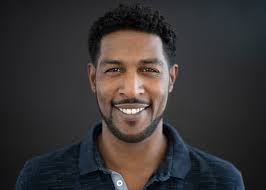
#> input picture face.jpg, 266 x 190 px, found by its file name
$ python index.py
#> lines starting #> are read from the running program, lines starting #| are printed output that depends on the picture; after the words box and inside, x2 and y2 are one past the last pixel; in counts of white or black regions, pixels touching at a corner belong together
import numpy as np
import cv2

face_cascade = cv2.CascadeClassifier(
    cv2.data.haarcascades +'haarcascade_frontalface_default.xml')
eye_cascade = cv2.CascadeClassifier(
    cv2.data.haarcascades +'haarcascade_eye.xml')

img = cv2.imread('C:\\Users\\hp\\Downloads\\face.jpg')  #path of the image
#> img is the input picture: shape (190, 266, 3); mean B, G, R 53.1, 53.2, 56.9

gray = cv2.cvtColor(img, cv2.COLOR_BGR2GRAY)
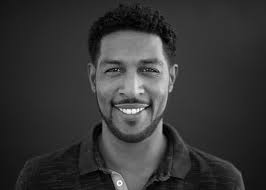
#> gray: shape (190, 266); min 0, max 253, mean 54.2

faces = face_cascade.detectMultiScale(gray, 1.3, 5)
#> faces = [[80, 30, 102, 102]]
#faces = face_cascade.detectMultiScale(gray)

for (x, y, w, h) in faces:
    cv2.rectangle(img, (x, y), (x+w, y+h), (255, 0, 0), 2)
    roi_gray = gray[y:y+h, x:x+w]
    roi_color = img[y:y+h, x:x+w]
    eyes = eye_cascade.detectMultiScale(roi_gray)
    for (ex, ey, ew, eh) in eyes:
        cv2.rectangle(roi_color, (ex, ey), (ex+ew, ey+eh), (0, 255, 0), 2)
#> this loop made 1 pass
#> (x, y, w, h, eyes) on pass 1: (80, 30, 102, 102, [[53, 28, 26, 26], [21, 27, 27, 27]])
#> pass 1, `roi_gray = gray[y:y+h, x:x+w]`:
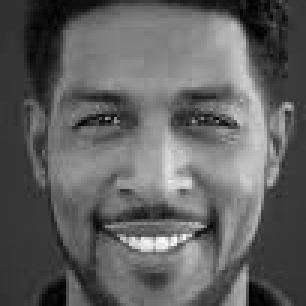
#> roi_gray: shape (102, 102) (shown 3 times larger); min 0, max 252, mean 96.6
#> pass 1, `roi_color = img[y:y+h, x:x+w]`:
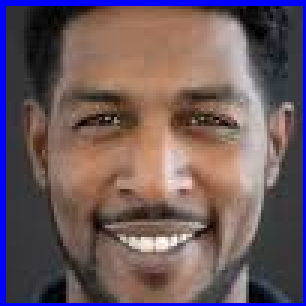
#> roi_color: shape (102, 102, 3) (shown 3 times larger); mean B, G, R 94.5, 88.9, 108.1
#> after the loop:
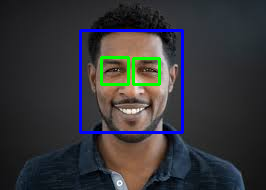
#> img: shape (190, 266, 3); 3.66% of pixels changed, all inside (x1, y1, x2, y2) = (79, 29, 184, 134)
#> after the loop:
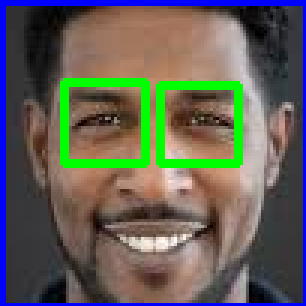
#> roi_color: shape (102, 102, 3) (shown 3 times larger); 6.04% of pixels changed, all inside (x1, y1, x2, y2) = (20, 26, 81, 56)

cv2.imshow('img', img)

k = cv2.waitKey(0)
#> (key Esc is pressed here)
if k == 27:         # wait for ESC key to exit
    cv2.destroyAllWindows()
elif k == ord('s'):  # wait for 's' key to save and exit
    cv2.imwrite('messigray.png', img)
    cv2.destroyAllWindows()
